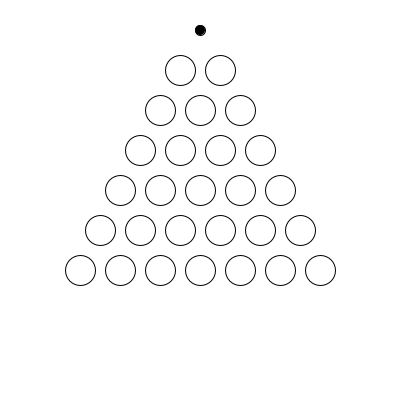
Frame 1 (no input)
Frame 60 (the mouse pressed at the canvas centre just before this capture): identical to frame 1, image omitted
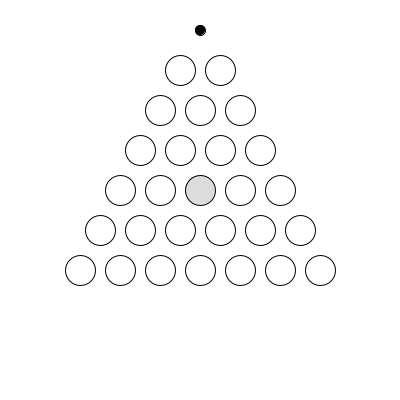
Frame 120 (the mouse held since frame 60 and released just before this capture)

The Processing sketch that drew these frames (run headless with seeded random() and noise(); from frame 60 on, the mouse is pressed at the canvas centre):

// Processing sketch: cours22_1
// ── cours22_1.pde
int n = 7;
int iRef = 1, jRef = 1;
int kPre, lPre, total;
int[][] pascal = new int[n][];




void setup() {
  for (int i = 0; i < n; i++) {
    pascal[i] = new int[i+1];
    pascal[0][0] = 0;
    for (int j = 0; j < pascal[i].length; j++) {
      pascal[i][j] = 1;
    }
  }
  size(400, 400);
}



void draw() {
  background(255);

  for (int i = 0; i < n; i++) {
    for (int j = 0; j < pascal[i].length; j++) {
      if (pascal[i][j] == 1) {
        fill(255);
        ellipse(j*40+(width/2)-i*20, i*40+30, 30, 30);
      } else if (pascal[i][j] == 2) {
        fill(220);
        ellipse(j*40+(width/2)-i*20, i*40+30, 30, 30);
      } else if (pascal[i][j] == 0) {
        fill(0);
        ellipse(j*40+(width/2)-i*20, i*40+30, 10, 10);
      }
      total =+ pascal[i][j];
    }
  }
  fin();
}


void fin() {
  for (int i = 0; i < n; i++) {
    for (int j = 0; j < pascal[i].length; j++) {
      for (int k = 0; k < n; k++) {
        for (int l = 0; l < pascal[k].length; l++) {
          if (k == i+2) {
              kPre = i+1;
            } else if (k == i) {
              kPre = i;
            } else if (k == i-2) {
              kPre = i-1;
            }
            if (l == j+2) {
              lPre = j+1;
            } else if (l == j) {
              lPre = j;
            } else if (l == j-2) {
              lPre = j-1;
            }
          if (pascal[k][l] == 2
            && (k == i+2 || k == i || k == i-2)
            && (l == j+2 || l == j || l == j-2))
          {
            
          } else if (total == 1)
          {
            text("Gagné", width/2, height-20);
          } else 
          {
            text("Perdu", width/2, height-20);
          }
        }
      }
    }
  }
}


void mousePressed() {

  for (int i = 0; i < n; i++) {
    for (int j = 0; j < pascal[i].length; j++) 
    { 
      if (mouseX < j*40+(width/2)-i*20+15 
        &&  mouseX > j*40+(width/2)-i*20-15
        &&  mouseY < i*40+30+15 
        &&  mouseY > i*40+30-15)
      {
        println(i, j, pascal[i][j]);

        if (pascal[i][j] == 0) 
        {
          for (int k = 0; k < n; k++) 
          {
            for (int l = 0; l < pascal[k].length; l++) 
            {
              if (pascal[k][l] == 2
                && ( k == i+2 
                || k == i
                || k == i-2)
                &&  (l == j+2
                || l == j
                || l == j-2))
              {
                if (k == i+2) {
                  kPre = i+1;
                } else if (k == i) {
                  kPre = i;
                } else if (k == i-2) {
                  kPre = i-1;
                }
                if (l == j+2) {
                  lPre = j+1;
                } else if (l == j) {
                  lPre = j;
                } else if (l == j-2) {
                  lPre = j-1;
                }

                pascal[i][j] = 1;
                pascal[kPre][lPre] = 0;
                pascal[k][l] = 0;
                println(k, l, "vers", i, j);
              }
            }
          }
        } else if (pascal[i][j] == 1)
        {
          if (pascal[iRef][jRef] == 2) {
            pascal[iRef][jRef] = 1;
          }
          pascal[i][j] = 2;
          iRef = i;
          jRef = j;
        }
      }
    }
  }
}
